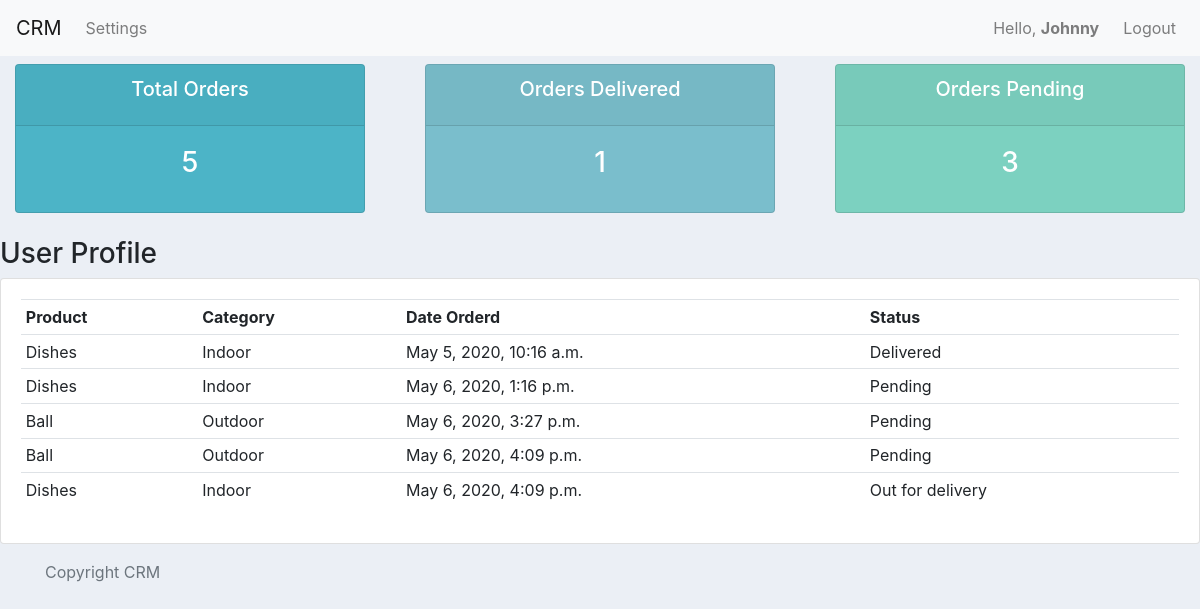
Page /user/ (signed in) on the committed database.
### accounts/models.py (models this page shows, shortened)
class Order(models.Model):
    STATUS = (
        ('Pending', 'Pending'),
        ('Out for delivery', 'Out for delivery'),
        ('Delivered', 'Delivered'),
    )
    customer = models.ForeignKey(
        Customer, null=True, on_delete=models.SET_NULL)
    product = models.ForeignKey(Product, null=True, on_delete=models.SET_NULL)
    date_created = models.DateTimeField(auto_now_add=True, null=True)
    status = models.CharField(max_length=200, null=True, choices=STATUS)

class Product(models.Model):
    CATEGORY = (
        ('Indoor', 'Indoor'),
        ('Outdoor', 'Outdoor')
    )
    name = models.CharField(max_length=200, null=True)
    price = models.FloatField(null=True)
    category = models.CharField(max_length=200, null=True, choices=CATEGORY)
    tags = models.ManyToManyField(Tag)
    description = models.CharField(max_length=200, null=True)
    date_created = models.DateTimeField(auto_now_add=True, null=True)
    def __str__(self):
        return self.name

### accounts/decorators.py (the view)
        def wrapper_func(request, *args, **kwargs):
            group = None
            if request.user.groups.exists():
                group = request.user.groups.all()[0].name
            if group in allowed_roles:
                return view_func(request, *args, **kwargs)
            else:
                return HttpResponse('You are not authorized to view this page')

### accounts/views.py (called while the page is built)
@login_required(login_url='login')
@allowed_users(allowed_roles=['customer'])
def userPage(request):
    orders = request.user.customer.order_set.all()
    total_orders = orders.count()
    delivered = orders.filter(status='Delivered').count()
    pending = orders.filter(status='Pending').count()
    context = {'orders': orders, 'total_orders': total_orders,
               'delivered': delivered, 'pending': pending}
    return render(request, 'accounts/user.html', context)

### accounts/templates/accounts/user.html
{% extends 'accounts/base.html' %}
{% block content %}
{% include 'accounts/status.html' %}
<h3>User Profile</h3>
<div class="row">
	<div class="col-md">
		<div class="card card-body">
			<table class="table table-sm">
				<tr>
					<th>Product</th>
					<th>Category</th>
					<th>Date Orderd</th>
					<th>Status</th>
				</tr>
				{% for order in orders %}
				<tr>
					<td>{{order.product}}</td>
					<td>{{order.product.category}}</td>
					<td>{{order.date_created}}</td>
					<td>{{order.status}}</td>
				</tr>
				{% endfor %}
			</table>
		</div>
	</div>
</div>
{% endblock content %}

### accounts/templates/accounts/navbar.html (shortened to what this page needs)
<nav class="navbar navbar-expand-lg navbar-light bg-light">
  <a class="navbar-brand" href="#">CRM</a>
  <div class="collapse navbar-collapse" id="navbarNav">
    <ul class="navbar-nav">
    {% if request.user.is_staff %}
      <li class="nav-item active">
        <a class="nav-link" href="{% url 'home' %}">Dashboard</a>
      </li>
      <li class="nav-item">
        <a class="nav-link" href="{% url 'products' %}">Products</a>
      </li>
      {% else %}
      <li class="nav-item">
        <a class="nav-link" href="{% url 'settings' %}">Settings</a>
      </li>
      {% endif %}
    </ul>
  </div>
<span id="navbarNav">
  <ul class="navbar-nav">
  <li class="nav-item mx-2">
      <span class="nav-link">Hello, <strong>{{request.user}}</strong></span>
      </li>
    <li class="nav-item">
        <a class="nav-link" href="{% url 'logout' %}">Logout</a>
      </li>
    </ul>
    </span>
</nav>

### static/css/main.css (style rules this page uses)
body { background-color: #ebeff5; }

### rows in the picture
Order: product "Dishes", product.category "Indoor", date_created "May 5, 2020, 10:16 a.m.", status "Delivered"
Order: product "Dishes", product.category "Indoor", date_created "May 6, 2020, 1:16 p.m.", status "Pending"
Order: product "Ball", product.category "Outdoor", date_created "May 6, 2020, 3:27 p.m.", status "Pending"
Order: product "Ball", product.category "Outdoor", date_created "May 6, 2020, 4:09 p.m.", status "Pending"
Order: product "Dishes", product.category "Indoor", date_created "May 6, 2020, 4:09 p.m.", status "Out for delivery"

### other values in the picture
{{ request.user }} "Johnny"
{{ total_orders }} "5"
{{ delivered }} "1"
{{ pending }} "3"
